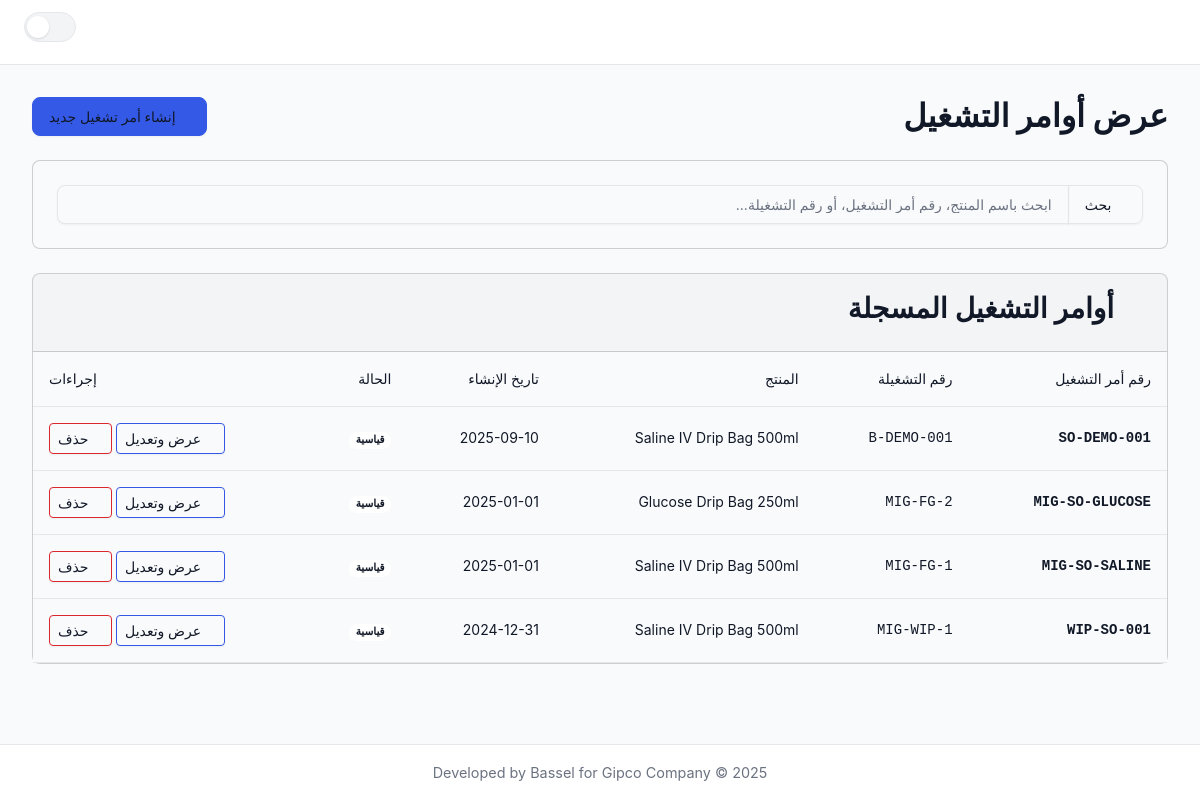
The app's page /batches/ with its own data.
### inventory/models.py (models this page shows, shortened)
class Batch(models.Model):
    template = models.ForeignKey(
        ShopOrderTemplate,
        on_delete=models.PROTECT,
        related_name='batches',
        verbose_name=_("Template")
    )
    shop_order_number = models.CharField(max_length=255, verbose_name=_("Shop Order Number"))
    batch_number = models.CharField(max_length=255, verbose_name=_("Batch Number"))
    creation_date = models.DateTimeField(verbose_name=_("Creation Date"))
    is_customized = models.BooleanField(default=False, verbose_name=_("Is Customized"))
    is_continuation = models.BooleanField(default=False, verbose_name=_("Is Continuation"))
    notes = models.TextField(null=True, blank=True, verbose_name=_("Notes"))
    parent_batch = models.ForeignKey(
        'self', on_delete=models.SET_NULL, null=True, blank=True,
        related_name='continuation_batches', verbose_name=_("Parent Batch (for continuations)")
    )
    machine_hours_consumed = models.FloatField(
        null=True, blank=True, verbose_name=_("Machine Hours Consumed"),
        help_text=_("Enter the actual machine hours used for this production run.")
    )
    labor_hours_consumed = models.FloatField(
        null=True, blank=True, verbose_name=_("Labor Hours Consumed"),
        help_text=_("Enter the actual labor hours used for this production run.")
    )
    class Meta:
        verbose_name = _("Production Plan")
        verbose_name_plural = _("Production Plans")
        ordering = ['-creation_date', '-id']

class ShopOrderTemplate(models.Model):
    name = models.CharField(max_length=255, verbose_name=_("Template Name"))
    final_product = models.ForeignKey(
        Product,
        on_delete=models.CASCADE,
        related_name='templates',
        verbose_name=_("Final Product")
    )
    bottle_size_ml = models.PositiveIntegerField(
        null=True, blank=True, verbose_name=_("Bottle Size (mL)"),
        help_text=_("For overhead allocation based on volume, enter the size of a single bottle/unit in milliliters.")
    )
    class Meta:
        db_table = 'shop_order_templates'
        verbose_name = _("Shop Order Template")
        verbose_name_plural = _("Shop Order Templates")
        ordering = ['name']

class Product(models.Model):
    class ProductType(models.TextChoices):
        RAW_MATERIAL = 'مواد خام', _('مواد خام')
        PACKAGING = 'تعبئه و تغليف', _('تعبئه و تغليف')
        FINAL_PRODUCT = 'منتج نهائي', _('منتج نهائي')
        MRO = 'قطع غيار و صيانة', _('قطع غيار و صيانة')
        CONSUMABLE = 'مستهلكات', _('مستهلكات')
    name = models.CharField(max_length=255, verbose_name=_("Product Name"))
    code = models.CharField(max_length=100, unique=True, verbose_name=_("Product Code"))
    product_type = models.CharField(
        max_length=50,
        choices=ProductType.choices,
        verbose_name=_("Product Type")
    )
    unit = models.CharField(max_length=50, verbose_name=_("Unit of Measurement"))
    tags = models.ManyToManyField('ProductTag', blank=True, verbose_name=_("Tags"))
    moving_average_cost = models.DecimalField(
        max_digits=12, decimal_places=3, default=Decimal('0.000'), verbose_name=_("Moving Average Cost")
    )
    override_inventory_account = models.ForeignKey(
        'Account', on_delete=models.SET_NULL, null=True, blank=True,
        related_name='+', verbose_name=_("Override Inventory Account")
    )
    override_cogs_expense_account = models.ForeignKey(
        'Account', on_delete=models.SET_NULL, null=True, blank=True,
        related_name='+', verbose_name=_("Override COGS/Expense Account")
    )
    override_sales_revenue_account = models.ForeignKey(
        'Account', on_delete=models.SET_NULL, null=True, blank=True,
        related_name='+', verbose_name=_("Override Sales Revenue Account")
    )
    is_amortizable = models.BooleanField(
        default=False,
        verbose_name=_("Is Amortizable"),
        help_text=_("If checked, consuming this item will create a prepaid asset to be amortized over time.")
    )
    class Meta:
        db_table = 'products'
        verbose_name = _("Product")
        verbose_name_plural = _("Products")
        ordering = ['name']

### inventory/views/batches.py (the view)
# urls.py: path('batches/', batches, name='batches'),
def batches(request: HttpRequest) -> HttpResponse:
    search_query = request.GET.get('q', '').strip()
    batch_list = Batch.objects.select_related('template__final_product').all()
    if search_query:
        batch_list = batch_list.filter(
            Q(template__final_product__name__icontains=search_query) |
            Q(shop_order_number__icontains=search_query) |
            Q(batch_number__icontains=search_query)
        )
    paginator = Paginator(batch_list, ITEMS_PER_PAGE)
    page_number = request.GET.get('page')
    page_obj = paginator.get_page(page_number)
    context = {
        'active_page': 'shop_orders',
        'batches': page_obj,
        'search_query': search_query,
        'is_partial_request': 'X-Partial-Request' in request.headers
    }
    if 'X-Partial-Request' in request.headers:
        return render(request, 'inventory/partials/batches_content.html', context)
    return render(request, 'inventory/batches.html', context)

### inventory/templates/inventory/batches.html
{% extends "inventory/layout.html" %}
{% load static %}
{% block content %}
  {% include "inventory/partials/batches_content.html" %}
{% endblock content %}

### inventory/templates/inventory/partials/batches_content.html (shortened to what this page needs)
<div class="d-flex justify-content-between align-items-center mb-4">
    <h1 class="h2 mb-0" style="font-weight: 700;">عرض أوامر التشغيل</h1>
    <a href="{% url 'inventory:create_batch' %}" class="btn btn-primary">
        <i class="bi bi-plus-lg"></i> إنشاء أمر تشغيل جديد
    </a>
</div>
<div class="card mb-4">
    <div class="card-body">
        <form method="GET" action="{% url 'inventory:batches' %}">
            <div class="input-group">
                <button class="btn btn-outline-secondary" type="submit"><i class="bi bi-search"></i> بحث</button>
                <input type="text" class="form-control" name="q" placeholder="ابحث باسم المنتج، رقم أمر التشغيل، أو رقم التشغيلة..." value="{{ search_query|default:'' }}">
            </div>
        </form>
    </div>
</div>
<div class="card">
    <div class="card-header">
        <h3><i class="bi bi-list-ol"></i> أوامر التشغيل المسجلة</h3>
    </div>
    <div class="card-body p-0">
        {% if not batches %}
        <div class="text-center p-5">
            <i class="bi bi-journal-x display-4 text-secondary"></i>
            {% if search_query %}
            <h5 class="mt-3">لا توجد نتائج تطابق بحثك</h5>
            <p class="text-muted">حاول استخدام كلمات بحث مختلفة.</p>
            <a href="{% url 'inventory:batches' %}" class="btn btn-secondary mt-2">
                <i class="bi bi-arrow-clockwise"></i> عرض كل الأوامر
            </a>
            {% else %}
            <h5 class="mt-3">لا توجد أوامر تشغيل</h5>
            <p class="text-muted">ابدأ بإنشاء أول أمر تشغيل.</p>
            <a href="{% url 'inventory:create_batch' %}" class="btn btn-primary mt-2">
                <i class="bi bi-plus-lg"></i> إنشاء أمر تشغيل
            </a>
            {% endif %}
        </div>
        {% else %}
        <div class="table-responsive">
            <table class="table table-hover align-middle mb-0">
                <thead>
                    <tr>
                        <th class="ps-3">رقم أمر التشغيل</th>
                        <th>رقم التشغيلة</th>
                        <th>المنتج</th>
                        <th>تاريخ الإنشاء</th>
                        <th>الحالة</th>
                        <th class="text-end pe-3">إجراءات</th>
                    </tr>
                </thead>
                <tbody>
                    {% for b in batches %}
                    <tr>
                        <td class="ps-3 font-monospace"><strong>{{ b.shop_order_number }}</strong></td>
                        <td class="font-monospace">{{ b.batch_number }}</td>
                        <td>{{ b.template.final_product.name }}</td>
                        <td>{{ b.creation_date|date:"Y-m-d" }}</td>
                        <td>
                            {% if b.is_customized %}
                            <span class="badge text-bg-warning">مُخصصة</span>
                            {% else %}
                            <span class="badge text-bg-secondary">قياسية</span>
                            {% endif %}
                        </td>
                        <td class="text-end pe-3">
                            <a href="{% url 'inventory:view_batch' pk=b.id %}" class="btn btn-sm btn-outline-primary"><i class="bi bi-pencil-square"></i> عرض وتعديل</a>
                            <form method="post" action="{% url 'inventory:delete_batch' pk=b.id %}" class="d-inline" onsubmit="return confirm('هل أنت متأكد من حذف أمر التشغيل هذا؟ لا يمكن التراجع عن هذا الإجراء.');">
                                <button type="submit" class="btn btn-sm btn-outline-danger"><i class="bi bi-trash"></i> حذف</button>
                            </form>
                        </td>
                    </tr>
                    {% endfor %}
                </tbody>
            </table>
        </div>
        {% endif %}
    </div>
</div>

### records on screen
Batch: shop_order_number "SO-DEMO-001", batch_number "B-DEMO-001", template.final_product.name "Saline IV Drip Bag 500ml", creation_date "2025-09-10", is_customized "قياسية"
Batch: shop_order_number "MIG-SO-GLUCOSE", batch_number "MIG-FG-2", template.final_product.name "Glucose Drip Bag 250ml", creation_date "2025-01-01", is_customized "قياسية"
Batch: shop_order_number "MIG-SO-SALINE", batch_number "MIG-FG-1", template.final_product.name "Saline IV Drip Bag 500ml", creation_date "2025-01-01", is_customized "قياسية"
Batch: shop_order_number "WIP-SO-001", batch_number "MIG-WIP-1", template.final_product.name "Saline IV Drip Bag 500ml", creation_date "2024-12-31", is_customized "قياسية"
